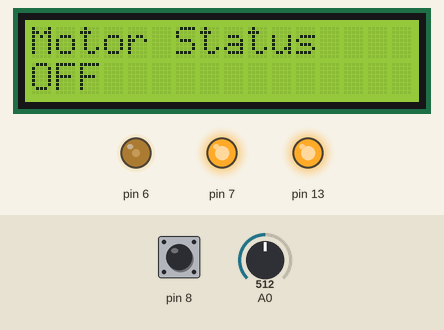
A sketch run on a simulated Arduino Uno, built with avr-gcc and run on an emulated ATmega328P. On the bench: 16×2 character LCD, output pins drawn as LEDs (lit = HIGH). The inputs (shaded band) are chosen by the test bench; at power-on: A0 = 512, pin 8 HIGH. What the sketch prints to the serial monitor is not drawn.

Above: at 1.2 s.
1.3 s: A0 set to 672
4.3 s: A0 set to 698
At 4.56 s:
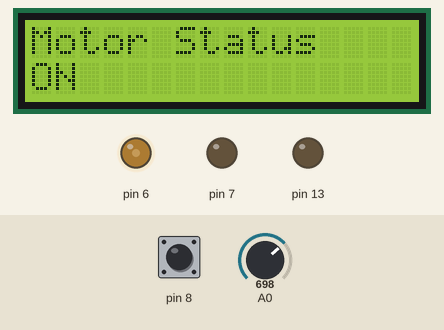
6.6 s: A0 set to 511
At 6.82 s:
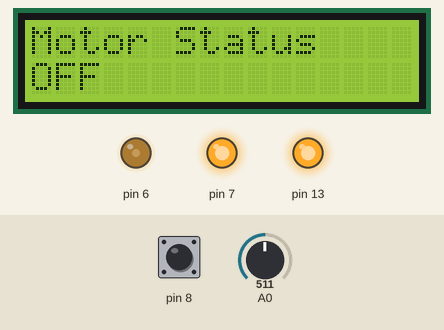
Timing chart, 0 to 9.6 s (numbered marks = the images above; inputs shaded):
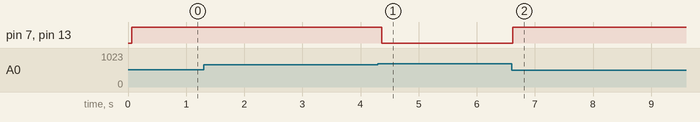

The sketch:

Moisture_Sensing.ino
```cpp
#include <LiquidCrystal.h>
int Contrast=75;
LiquidCrystal lcd(12, 11, 5, 4, 3, 2);
const int sensorMin = 0;
const int sensorMax = 1024;
int buzzer = 13;
int sensor = 8;
int val;
int val1;
void setup()
{
  // put your setup code here, to run once:
  pinMode(9,INPUT);
  pinMode(7,OUTPUT);
  Serial.begin(9600);
  pinMode(13,OUTPUT);
  pinMode(8, INPUT);
  analogWrite(6,Contrast);
  lcd.begin(16, 2);
  }

void loop() {
  // put your main code here, to run repeatedly:
  val = digitalRead(8);
  Serial.print("Hello");
  int sensorReading = analogRead(A0);
  int range = map(sensorReading, sensorMin, sensorMax, 0, 3);
  if(range == 0 || range == 1)
  {
    digitalWrite(13,HIGH);
    Serial.print("\nSensed Wet");
    lcd.setCursor(0,0);
    lcd.print("Motor Status");
    lcd.setCursor(0, 1);
    lcd.print("OFF");
    //Motor OFF
    digitalWrite(7,1);  // turn off relay 1
    Serial.print("OFF");
  }
  else
  {
  if(val == LOW)
  {
    digitalWrite(13,HIGH);
    Serial.print("\nSensed Wet");
    lcd.setCursor(0,0);
    lcd.print("Motor Status");
    lcd.setCursor(0, 1);
    lcd.print("OFF");
    //Motor OFF
    digitalWrite(7,1);  // turn off relay 1
    Serial.print("OFF");

  }
  else
  {
    digitalWrite(13,LOW);
    Serial.print("\nSensed Drys");
    lcd.setCursor(0,0);
    lcd.print("Motor Status");
    lcd.setCursor(0, 1);
    lcd.print("ON ");
    //Motor ON
    digitalWrite(7,0);    // turn on relay 1
    Serial.print("ON");
  }
 }
  delay(200);
  lcd.clear();
}
```

Measured:
- the behaviour switches between 682 and 683 on A0 (found by bisection; images 0 and 1)
- after the input at 4.3 s, pin 7: HIGH → LOW after 0.07 s; pin 13: HIGH → LOW after 0.06 s; the display: changes after 0.07 s (image 1)
- after the input at 6.6 s, pin 7, pin 13: LOW → HIGH at once; the display: changes at once (image 2)
- what the display in image 0 shows lasts 0.4 s, from 0.9 s to 1.3 s
